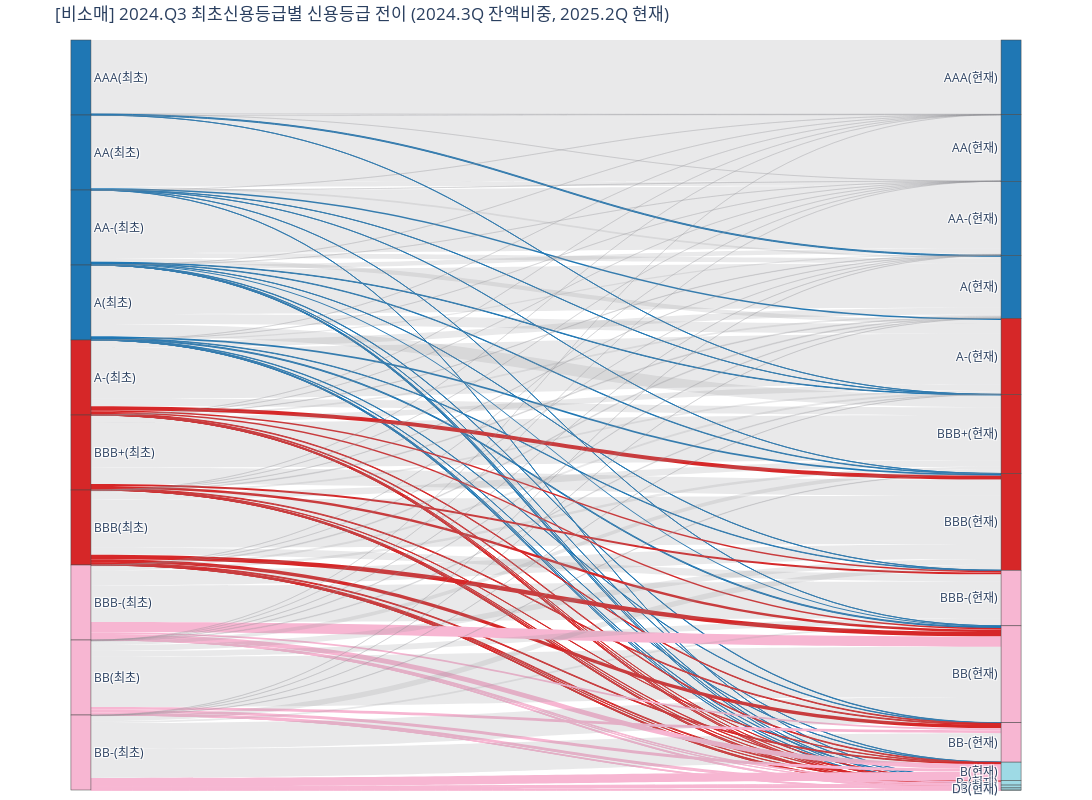

The cell this chart's notebook holds for it:
### Markdown cell above
##### 비소매

### Code cell
# 비소매
# Prepare sankey style data
dic_cat_src = {}
i = 0
for x in crmap_nrtl_wo_last.sort_values('최초신용등급숫자')['최초신용등급영문'].unique().tolist():
    dic_cat_src[x] = i
    i += 1
dic_cat_tgt = {}
i = len(dic_cat_src)
for x in crmap_nrtl_wo_last.sort_values('25Q2_신용등급')['25Q2_c_신용등급'].unique().tolist():
    dic_cat_tgt[x] = i
    i += 1
crmap_nrtl_wo_last['source'] = crmap_nrtl_wo_last['최초신용등급영문'].map(dic_cat_src)
crmap_nrtl_wo_last['target'] = crmap_nrtl_wo_last['25Q2_c_신용등급'].map(dic_cat_tgt)

# Colors and positions of nodes and links
source_uniq = crmap_nrtl_wo_last['source_label_rating'].unique().tolist()
target_uniq = crmap_nrtl_wo_last['target_label'].unique().tolist()
color_map = crmap_nrtl_full.groupby('최초신용등급영문')['c_color'].unique().apply(lambda x: x[0]).reset_index()
color_map['source_label_rating'] = crmap_nrtl_full.groupby('최초신용등급영문')['source_label_rating'].unique().apply(lambda x: x[0]).tolist()
color_map['신용등급숫자'] = crmap_nrtl_full.groupby('최초신용등급영문')['최초신용등급숫자'].unique().apply(lambda x: x[0]).tolist()
color_map = color_map.sort_values('신용등급숫자',ascending=True).reset_index(drop=True)

color_map = pd.merge(color_map, crmap_nrtl_wo_last.groupby('source_label_rating').agg(
    bkt_wgt = ('신용등급별비중','sum')
).reset_index()[['source_label_rating','bkt_wgt']], on='source_label_rating', how='left')
color_map = pd.merge(color_map, crmap_nrtl_wo_last.groupby('target_label').agg(
    tgt_wgt = ('신용등급별비중','sum')
).reset_index().assign(
    최초신용등급영문 = lambda x: x['target_label'].apply(lambda x: x.replace('(현재)',''))
)[['최초신용등급영문','tgt_wgt']], on='최초신용등급영문', how='left')
color_map = color_map.assign(
    c1 = lambda x: x['bkt_wgt'].cumsum(),
    c2 = lambda x: x['tgt_wgt'].cumsum()
)
color_map = color_map.assign(
    c3 = color_map.groupby('신용등급숫자')['c1'].transform(lambda x: x.max())
)
color_map = color_map.assign(
    bkt_pos = lambda x: (x['c3']-x['c3'].min())/(x['c3'].max())*.799+.001,
    tgt_pos = lambda x: (x['c2']-x['c2'].min())/(x['c2'].max())*.799+.001
)
color_node = [color_map.loc[color_map['source_label_rating']==x,'c_color'].tolist()[0] for x in source_uniq]+[color_map.loc[color_map['최초신용등급영문']==x.replace('(현재)',''),'c_color'].tolist()[0] for x in target_uniq]
color_link = crmap_nrtl_wo_last['c_color_w_opa'].tolist()

# Set sankey arguments
label = source_uniq + target_uniq
x_position_node = [.001]*len(source_uniq)+[.999]*len(target_uniq)
y_position_node = [color_map.loc[color_map['source_label_rating']==x,'bkt_pos'].tolist()[0] for x in source_uniq]+[color_map.loc[color_map['최초신용등급영문']==x.replace('(현재)',''),'tgt_pos'].tolist()[0] for x in target_uniq]
source = crmap_nrtl_wo_last['source'].tolist()
target = crmap_nrtl_wo_last['target'].tolist()
values = (crmap_nrtl_wo_last['신용등급별비중']*100).tolist()

link = dict(source=source, target=target, value=values, color=color_link)
node = dict(label=label, pad=0, thickness=20, color=color_node,
            x=x_position_node, y=y_position_node)
data = go.Sankey(link=link, node=node, valueformat='.2f', valuesuffix='%', arrangement='snap')

# Draw sankey plot
fig = go.Figure(data)
fig.update_layout(title_text="[비소매] 2024.Q3 최초신용등급별 신용등급 전이 (2024.3Q 잔액비중, 2025.2Q 현재)", margin=dict(b=10, t=40, pad=0), autosize=False, width=1200, height=800)
fig.show()
fig.write_html(rf'부산은행 DA\Result\{ver}\비소매_신용등급_전이_비중.html')
fig.write_image(rf'부산은행 DA\Result\{ver}\비소매_신용등급_전이_비중.png', engine='kaleido')

# link = dict(source=source, target=target, value=values_bl, color=color_link)
# node = dict(label=label, pad=0, thickness=20)
# data = go.Sankey(link=link, node=node, valueformat=',.0f', valuesuffix='십억원', arrangement='snap')

# fig = go.Figure(data)
# fig.update_layout(title_text="[비소매] 2024.3Q 최초신용등급별 신용등급 전이 (2024.3Q 대출잔액, 2025.2Q 현재)", margin=dict(b=10, t=40, pad=0), autosize=False, width=1200, height=800)
# fig.show()
# fig.write_html(r'부산은행 DA\Result\Power BI\비소매_신용등급_전이_잔액.html')
# fig.write_image(r'부산은행 DA\Result\Power BI\비소매_신용등급_전이_잔액.png', engine='kaleido')

### Figure 1 — Plotly figure (JSON) as saved in the notebook; plotly's stock layout.template omitted (floating-point values rounded to 4 significant figures; data arrays with more than 128 entries replaced by an {"elided": "..."} marker saying what was removed)
{"data": [{"arrangement": "snap", "link": {"color": {"elided": "160 str values"}, "source": {"elided": "160 int values"}, "target": {"elided": "160 int values"}, "value": {"elided": "160 float values"}}, "node": {"color": ["rgb(0.12156862745098039,0.4666666666666667,0.7058823529411765)", "rgb(0.12156862745098039,0.4666666666666667,0.7058823529411765)", "rgb(0.12156862745098039,0.4666666666666667,0.7058823529411765)", "rgb(0.12156862745098039,0.4666666666666667,0.7058823529411765)", "rgb(0.8392156862745098,0.15294117647058825,0.1568627450980392)", "rgb(0.8392156862745098,0.15294117647058825,0.1568627450980392)", "rgb(0.8392156862745098,0.15294117647058825,0.1568627450980392)", "rgb(0.9686274509803922,0.7137254901960784,0.8235294117647058)", "rgb(0.9686274509803922,0.7137254901960784,0.8235294117647058)", "rgb(0.9686274509803922,0.7137254901960784,0.8235294117647058)", "rgb(0.12156862745098039,0.4666666666666667,0.7058823529411765)", "rgb(0.12156862745098039,0.4666666666666667,0.7058823529411765)", "rgb(0.12156862745098039,0.4666666666666667,0.7058823529411765)", "rgb(0.12156862745098039,0.4666666666666667,0.7058823529411765)", "rgb(0.8392156862745098,0.15294117647058825,0.1568627450980392)", "rgb(0.8392156862745098,0.15294117647058825,0.1568627450980392)", "rgb(0.8392156862745098,0.15294117647058825,0.1568627450980392)", "rgb(0.9686274509803922,0.7137254901960784,0.8235294117647058)", "rgb(0.9686274509803922,0.7137254901960784,0.8235294117647058)", "rgb(0.9686274509803922,0.7137254901960784,0.8235294117647058)", "rgb(0.6196078431372549,0.8549019607843137,0.8980392156862745)", "rgb(0.6196078431372549,0.8549019607843137,0.8980392156862745)", "rgb(0.6196078431372549,0.8549019607843137,0.8980392156862745)", "rgb(0.6196078431372549,0.8549019607843137,0.8980392156862745)", "rgb(0.6196078431372549,0.8549019607843137,0.8980392156862745)", "rgb(0.6196078431372549,0.8549019607843137,0.8980392156862745)"], "label": ["AAA(최초)", "AA(최초)", "AA-(최초)", "A(최초)", "A-(최초)", "BBB+(최초)", "BBB(최초)", "BBB-(최초)", "BB(최초)", "BB-(최초)", "AAA(현재)", "AA(현재)", "AA-(현재)", "A(현재)", "A-(현재)", "BBB+(현재)", "BBB(현재)", "BBB-(현재)", "BB(현재)", "BB-(현재)", "B(현재)", "B-(현재)", "C(현재)", "D1(현재)", "D2(현재)", "D3(현재)"], "pad": 0, "thickness": 20, "x": [0.001, 0.001, 0.001, 0.001, 0.001, 0.001, 0.001, 0.001, 0.001, 0.001, 0.999, 0.999, 0.999, 0.999, 0.999, 0.999, 0.999, 0.999, 0.999, 0.999, 0.999, 0.999, 0.999, 0.999, 0.999, 0.999], "y": [0.001, 0.0809, 0.1608, 0.2407, 0.3206, 0.4005, 0.4804, 0.5603, 0.6402, 0.7201, 0.001, 0.07196, 0.151, 0.2181, 0.2991, 0.3833, 0.4864, 0.5456, 0.6488, 0.6908, 0.7103, 0.7152, 0.7183, 0.7184, 0.7184, 0.7205]}, "type": "sankey", "valueformat": ".2f", "valuesuffix": "%"}], "layout": {"autosize": false, "height": 800, "margin": {"b": 10, "pad": 0, "t": 40}, "title": {"text": "[비소매] 2024.Q3 최초신용등급별 신용등급 전이 (2024.3Q 잔액비중, 2025.2Q 현재)"}, "width": 1200}}
